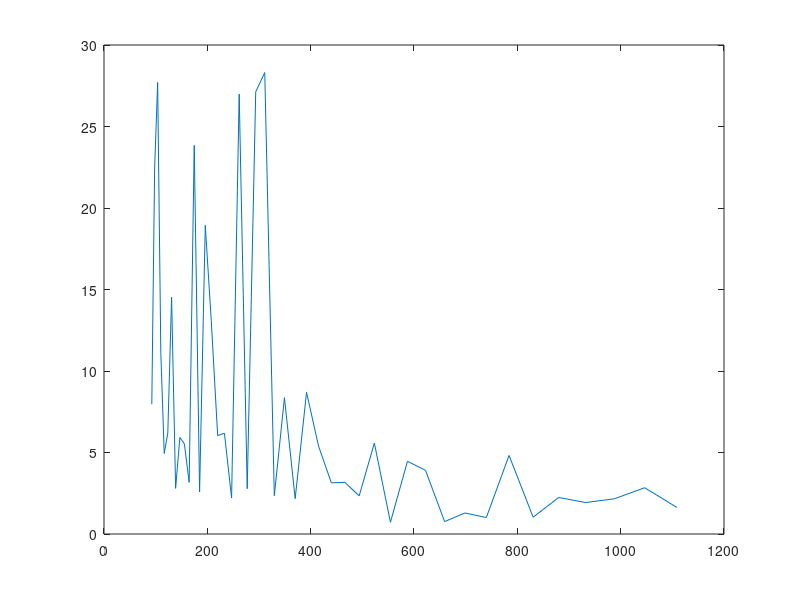

Recreate this plot in MATLAB.
freqs = [92.50,98.00,103.83,110.00,116.54,123.47,130.81,138.59,146.83,155.56,164.81,174.61,185.00,196.00,207.65,220.00,233.08,246.94,261.63,277.18,293.66,311.13,329.63,349.23,369.99,392.00,415.30,440.00,466.16,493.88,523.25,554.37,587.33,622.25,659.26,698.46,739.99,783.99,830.61,880.00,932.33,987.77,1046.50,1108.73;7.96,22.45,27.70,11.09,4.94,6.19,14.52,2.80,5.92,5.53,3.17,23.84,2.58,18.94,13.05,6.04,6.18,2.21,26.99,2.78,27.13,28.31,2.35,8.36,2.17,8.69,5.39,3.14,3.17,2.34,5.58,0.72,4.46,3.91,0.76,1.29,1.01,4.82,1.03,2.24,1.93,2.16,2.84,1.63];
plot ( freqs(1,:), freqs(2,:)); pause
